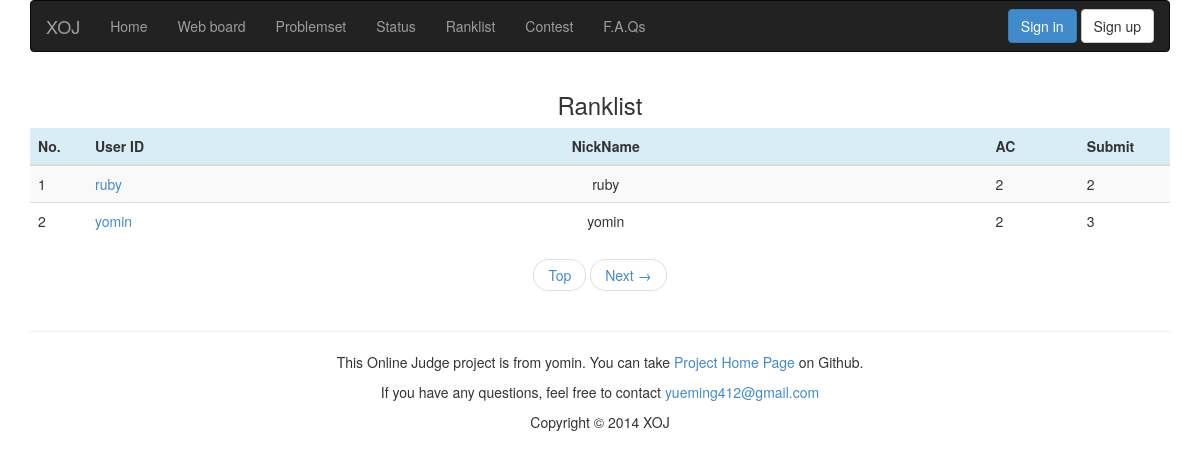
Page /ranklist/ on the committed database.
### appfile/models.py (models this page shows, shortened)
class User(db.Model):
    userid = db.Column(db.String(22), primary_key = True, unique = True)
    nickname = db.Column(db.String(22),unique = True)
    password = db.Column(db.String(100),unique = True)
    is_admin = db.Column(db.Boolean)
    ac_count = db.Column(db.Integer, default = 0)
    submit_count = db.Column(db.Integer, default = 0)

### appfile/views.py (the view)
@app.route('/ranklist/')
@app.route('/ranklist/<int:page>/')
def show_ranklist(page = 1):
    user_list = User.query.order_by(User.ac_count.desc(), User.submit_count, User.userid).paginate(page,USER_NUM_ONE_PAGE, False)
    return render_template('ranklist.html', user_list = user_list, page = page, USER_NUM_ONE_PAGE =USER_NUM_ONE_PAGE )

### appfile/views.py (called while the page is built)
@app.before_request
def before_request():
    g.user = current_user
    if g.user.is_authenticated():
        g.url = url_for('userinfo',userid = g.user.userid)

### appfile/templates/ranklist.html (shortened to what this page needs)
{% extends "base.html" %}
{% block content %}
<div class="container">
    <center><h3>Ranklist</h3></center>
    <table class="table table-striped table-hover">
        <thead>
            <tr class="info">
                <th id="ps_is_ac">No.</th>
                <th id="ps_pid">User ID</th>
                <th id="ps_title" style="text-align:center">NickName</th>
                <th id="ps_ac">AC</th>
                <th id="ps_submit">Submit</th>
            </tr>
        </thead>
        <tbody>
            {% for user in user_list.items %}
            <tr>
                <td>
                    {{ USER_NUM_ONE_PAGE * (page - 1) + user_list.items.index(user) + 1 }}
                </td>
                <td>
                    <a href={{ url_for('userinfo', userid = user.userid) }}>{{ user.userid }}</a>
                </td>
                <td style="text-align:center">{{ user.nickname }}</td>
                <td>{{ user.ac_count }}</td>
                <td>{{ user.submit_count }}</td>
            </tr>
            {% endfor %}
        </tbody>
    </table>
    <ul class="pager">
        <li>
            <a href={{ url_for('show_ranklist') }}>Top</a>
        </li>
            {% if user_list.has_next %}
        <li>
            <a href={{ url_for('show_ranklist', page = user_list.next_num) }}>Next &rarr;</a>
        </li>
        {% endif %}
    </ul>
</div>
{% endblock %}

### appfile/static/css/style.css (style rules this page uses)
#ps_is_ac { width: 5%; }
#ps_pid { width: 12%; }
#ps_title { width: 67%; }
#ps_ac { width: 8%; }
#ps_submit { width: 8%; }
a:link { text-decoration: none; }

### rows in the picture
User: items "1", userid "ruby", nickname "ruby", ac_count "2", submit_count "2"
User: ac_count "2", userid "yomin", nickname "yomin", submit_count "3"
